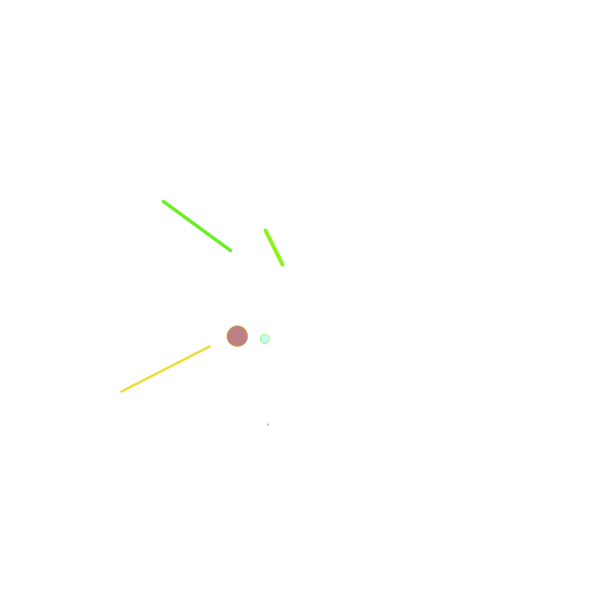
Frame 1 (no input)
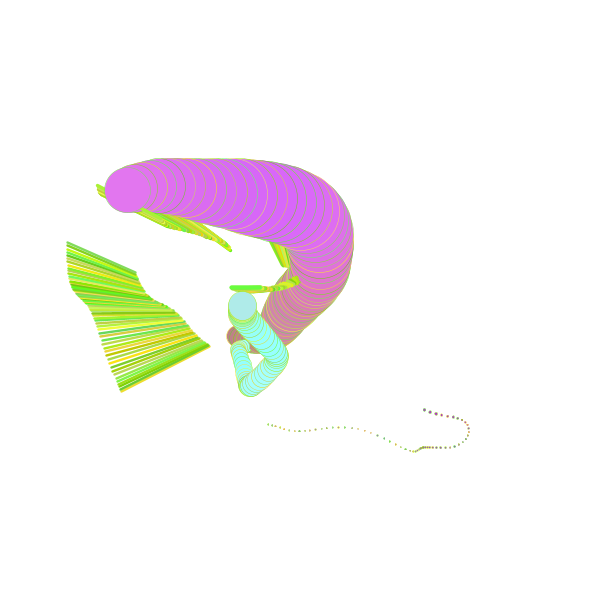
Frame 60 (the mouse pressed at the canvas centre just before this capture)
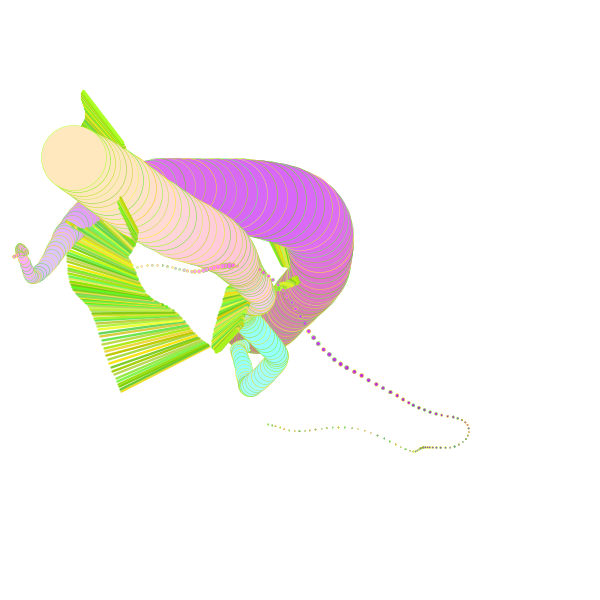
Frame 120 (the mouse held since frame 60 and released just before this capture)

The Processing sketch that drew these frames (run headless with seeded random() and noise(); from frame 60 on, the mouse is pressed at the canvas centre):

// Processing sketch: sketch_191010m
// ── sketch_191010m.pde
//Raven Kwok | 郭锐文
//Email: raystain@gmail.com
//Blog: the-moor.blogbus.com
//Vimeo: vimeo.com/ravenkwok
//Weibo: weibo.com/ravenkwok

Particle [] particles;

void setup() {
  background(255);
  size(600, 600);
  frameRate(30);
  smooth();
  particles = new Particle [3];
  for(int i=0;i<particles.length;i++){
    particles[i] = new Particle();
  }
}
void draw() {
  for(int i=0;i<particles.length;i++){
    particles[i].run();
    particles[i].display();
    particles[i].update();
  }
}

// ── particle.pde
class Particle {
  float radiusIncre, xPosIncre, yPosIncre, colorIncre, xTargetIncre, yTargetIncre;
  float radiusTime, xPosTime, yPosTime, redTime, greenTime, blueTime, xTargetTime, yTargetTime;
  float radiusRange, xPosRange, yPosRange, colorRange, xTargetRange, yTargetRange;
  float radiusV, xPosV, yPosV, redV, greenV, blueV, xTargetV, yTargetV, xOffsetV, yOffsetV;
  float accelerateV;
  float lineWeight;
  Particle() {
    radiusTime = random(100);
    xTargetTime = random(100);
    xPosTime = random(100);
    yTargetTime = random(100);
    yPosTime = random(100);
    redTime = random(100);
    greenTime = random(100);
    blueTime = random(100);
    xPosRange = width;
    xTargetRange = width;
    yPosRange = height;
    yTargetRange = height;
    radiusRange = width/3;
    colorRange = 255;
    xPosIncre = yPosIncre = radiusIncre = colorIncre = 0.01;
    xTargetIncre = yTargetIncre = 0.005;
    xPosV = width/2;
    yPosV = height/2;
    accelerateV = 100;
    lineWeight = random(10);
  }
  void run() {
    xTargetV = noise(xTargetTime)*xTargetRange;
    yTargetV = noise(yTargetTime)*yTargetRange;
    xPosV += (xTargetV-xPosV)/accelerateV;
    yPosV += (yTargetV-yPosV)/accelerateV;
    redV = noise(redTime)*1.8*colorRange;
    greenV = noise(greenTime)*1.8*colorRange;
    blueV = noise(blueTime)*1.8*colorRange;
    xOffsetV = (noise(xPosTime)-0.5)*xPosRange;
    yOffsetV = (noise(yPosTime)-0.5)*yPosRange;
    radiusV = noise(radiusTime)*noise(radiusTime)*noise(radiusTime)*radiusRange;
  }
  void display() {
    stroke(random(100,255), random(200,255), random(0,100));
    strokeWeight(lineWeight);
    beginShape();
    vertex(xTargetV,yTargetV);
    vertex((xTargetV+xPosV)/2, (yTargetV+yPosV)/2);
    endShape();
    strokeWeight(0.5);
    fill(redV, greenV, blueV);
    ellipse(xPosV+xOffsetV, yPosV+yOffsetV, radiusV*0.8, radiusV*0.8);
    
  }
  void update() {
    xTargetTime += xTargetIncre;
    yTargetTime += yTargetIncre;
    xPosTime += xPosIncre;
    yPosTime += yPosIncre;
    radiusTime += radiusIncre;
    redTime += colorIncre;
    greenTime += colorIncre;
    blueTime += colorIncre;
  }
}

void mousePressed(){
  background(255);
}
